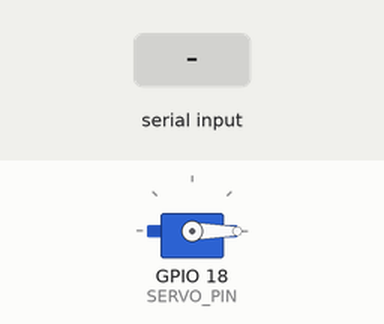
Recording of a sketch running on a simulated ESP32. Parts: servo. The test bench sets the inputs (shaded band). What the sketch prints to the serial monitor is not drawn.

Above: at 1.2 s.
1.3 s: "u" received over Serial
At 1.5 s:
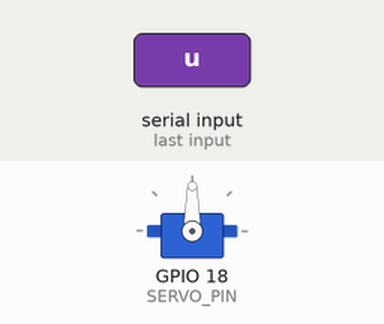
Timing chart, 0 to 4.3 s (numbered marks = the images above; inputs shaded):
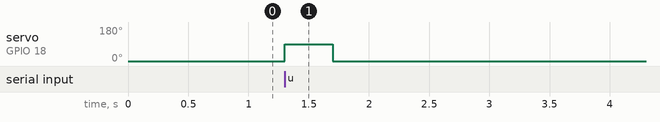

The sketch:

step0_servo_test.ino
```cpp
/*
  Step 0: サーボ単体動作確認スケッチ
  ------------------------------------------------
  目的: ネットワークもガチャの仕組みも一切関係なく、
        「ESP32 + SG90サーボ」の配線と動きだけを確認する。

  【配線】(ブレッドボード経由でOK)
    SG90の線          ESP32側
    -----------------------------
    オレンジ(信号)  -> GPIO18
    赤(+)           -> ESP32の "VIN" ピン
    茶 or 黒(GND)   -> ESP32の "GND" ピン

  【使い方】
    1. Arduino IDEのライブラリマネージャで
       "ESP32Servo" (by Kevin Harrington / madhephaestus) をインストール
    2. ボードとして使っているESP32を選び、このスケッチを書き込む
    3. シリアルモニタを開く(通信速度: 115200)
    4. "u" と入力してEnterを押すと、サーボが
       ロック位置(0度) -> 解除位置(90度) -> ロック位置(0度)
       と1往復する

  次のStep 1では、この「サーボを1往復させる」処理を
  HTTPサーバーの /unlock エンドポイントから呼び出す形に変える。
*/

#include <ESP32Servo.h>

const int SERVO_PIN = 18;
const int LOCK_ANGLE = 0;     // カプセルをせき止める(ロック)角度
const int UNLOCK_ANGLE = 90;  // ゲートを開ける(解除)角度
const int UNLOCK_HOLD_MS = 400; // 解除位置で待つ時間(ミリ秒)

Servo gachaServo;

void unlockOnce() {
  Serial.println("解除動作: ロック解除 -> カプセル1個排出 -> ロックに戻す");
  gachaServo.write(UNLOCK_ANGLE);
  delay(UNLOCK_HOLD_MS);
  gachaServo.write(LOCK_ANGLE);
}

void setup() {
  Serial.begin(115200);
  gachaServo.attach(SERVO_PIN);
  gachaServo.write(LOCK_ANGLE); // 起動時はロック位置にしておく

  Serial.println("Step0 サーボ単体テスト起動完了");
  Serial.println("シリアルモニタで 'u' + Enter を送るとロック解除動作を1回行います");
}

void loop() {
  if (Serial.available() > 0) {
    char c = Serial.read();
    if (c == 'u') {
      unlockOnce();
    }
  }
}
```

Measured:
- after the input at 1.3 s, servo on GPIO 18 (SERVO_PIN): 0° → 90° at once, → 0° 0.40 s later
